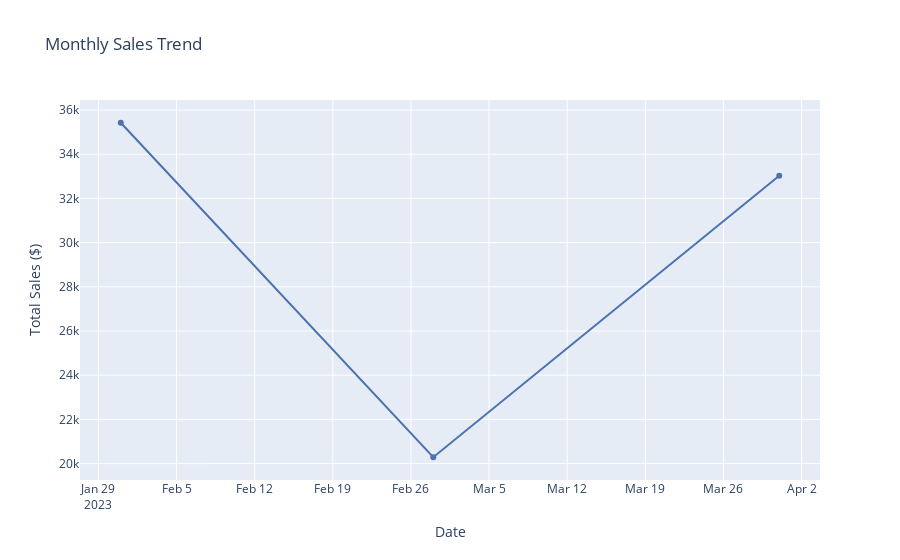
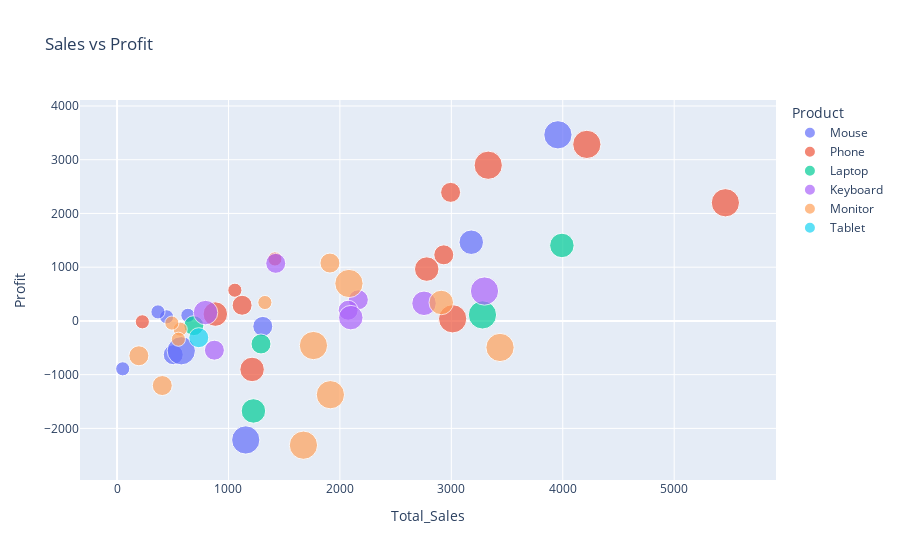
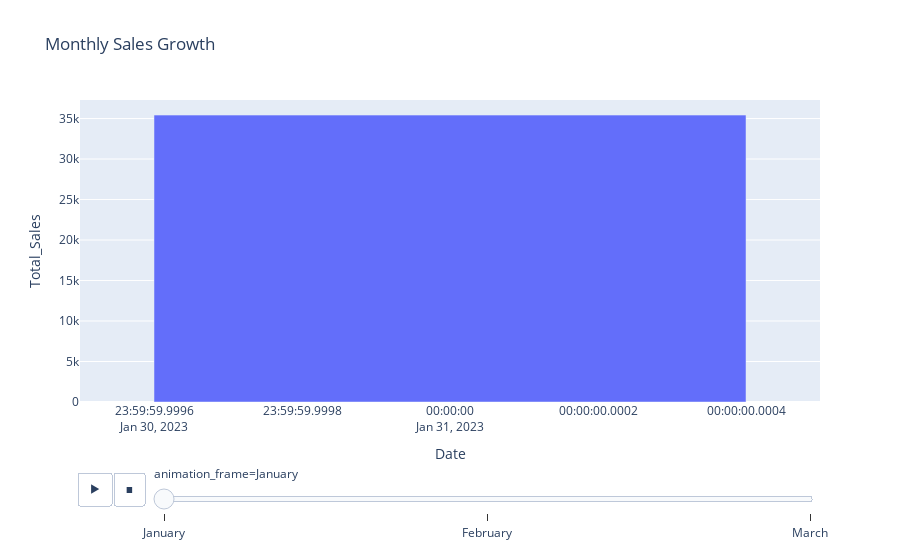

Source (notebook cell) for these figures, in order:
### Code cell
# Q1: Most Profitable Product
best_product = df.groupby("Product")["Profit"].sum().idxmax()
#print(f"Most Profitable Product: {best_product}")

# Q2: Regional Profit Margins
regional_margin = df.groupby("Region").agg({
    "Total_Sales": "sum",
    "Profit": "sum",
    "Profit_Margin": "mean"
}).round(2)
#print("\n Regional Profit Margin")
#print(regional_margin)

# Q3: Monthly Sales Trend
# Convert Date to datetime and set as index
df["Date"] = pd.to_datetime(df["Date"])

# Resample to monthly totals
monthly_sales = df.set_index("Date").resample('ME').agg({
    "Total_Sales": "sum",
    "Profit": "sum"
})



# Visualizations

# Linechart Monthly Trend
fig1 = px.line(
    monthly_sales.reset_index(),
    x="Date",
    y="Total_Sales",
    title="Monthly Sales Trend",
    labels={"Total_Sales": "Total Sales ($)"},
    markers=True
)
fig1.update_traces(line_color="#4C72B0", line_width=2)
fig1.update_layout(hovermode="x unified")
fig1.show()

# Interactive scatter plot (Sales vs Profit)
fig2 = px.scatter(
    df,
    x="Total_Sales",
    y="Profit",
    color="Product",
    size="Quantity",
    hover_data=["Region", "Date"],
    title="Sales vs Profit"
)
fig2.show()

# Animated monthly sales
fig3= px.bar(
    monthly_sales,
    x=monthly_sales.index,
    y="Total_Sales",
    animation_frame=monthly_sales.index.month_name(),
    title="Monthly Sales Growth"
)
fig3.show()

# Combined Charts (Matplotlib)
fig, ax1= plt.subplots(figsize=(10,6))

# Bar Chart - Monthly Sales
monthly_sales["Total_Sales"].plot(
    kind="bar",
    color="skyblue",
    ax=ax1,
    label="Sales"
)
ax1.set_ylabel("Sales ($)")

# Line Chart - Profit Margin
ax2 = ax1.twinx()
monthly_sales["Profit"].plot(
    kind="line",
    marker="o",
    color="coral",
    ax=ax2,
    label="Profit"
)
ax2.set_ylabel("Profit ($)")

plt.title("Monthly Sales & Profit")
fig.legend(loc="upper left")
plt.show()

### Figure 1 — Plotly figure (JSON) as saved in the notebook; plotly's stock layout.template omitted (floating-point values rounded to 4 significant figures)
{"data": [{"hovertemplate": "Date=%{x}<br>Total Sales ($)=%{y}<extra></extra>", "legendgroup": "", "line": {"color": "#4C72B0", "dash": "solid", "width": 2}, "marker": {"symbol": "circle"}, "mode": "lines+markers", "name": "", "orientation": "v", "showlegend": false, "type": "scatter", "x": ["2023-01-31T00:00:00.000000000", "2023-02-28T00:00:00.000000000", "2023-03-31T00:00:00.000000000"], "xaxis": "x", "y": [35430.0, 20290.0, 33020.0], "yaxis": "y"}], "layout": {"hovermode": "x unified", "legend": {"tracegroupgap": 0}, "title": {"text": "Monthly Sales Trend"}, "xaxis": {"anchor": "y", "domain": [0, 1], "title": {"text": "Date"}}, "yaxis": {"anchor": "x", "domain": [0, 1], "title": {"text": "Total Sales ($)"}}}}

### Figure 2 — Plotly figure (JSON) as saved in the notebook; plotly's stock layout.template omitted (floating-point values rounded to 4 significant figures)
{"data": [{"customdata": [["East", "2023-02-21T00:00:00"], ["East", "2023-02-22T00:00:00"], ["North", "2023-03-05T00:00:00"], ["West", "2023-03-01T00:00:00"], ["West", "2023-01-21T00:00:00"], ["South", "2023-02-27T00:00:00"], ["West", "2023-03-21T00:00:00"], ["North", "2023-03-03T00:00:00"], ["South", "2023-03-03T00:00:00"], ["East", "2023-02-20T00:00:00"]], "hovertemplate": "Product=Mouse<br>Total_Sales=%{x}<br>Profit=%{y}<br>Quantity=%{marker.size}<br>Region=%{customdata[0]}<br>Date=%{customdata[1]}<extra></extra>", "legendgroup": "Mouse", "marker": {"color": "#636efa", "size": [2, 2, 1, 4, 1, 4, 1, 1, 4, 3], "sizemode": "area", "sizeref": 0.01, "symbol": "circle"}, "mode": "markers", "name": "Mouse", "orientation": "v", "showlegend": true, "type": "scatter", "x": [504.1, 1308.0, 444.6, 3957.0, 50.75, 1155.0, 367.2, 635.6, 576.4, 3179.0], "xaxis": "x", "y": [-628.6, -102.0, 76.38, 3463.0, -891.6, -2215.0, 167.5, 104.4, -555.6, 1464.0], "yaxis": "y"}, {"customdata": [["South", "2023-01-15T00:00:00"], ["North", "2023-03-13T00:00:00"], ["North", "2023-01-21T00:00:00"], ["East", "2023-03-28T00:00:00"], ["West", "2023-01-30T00:00:00"], ["West", "2023-01-02T00:00:00"], ["South", "2023-02-02T00:00:00"], ["South", "2023-03-30T00:00:00"], ["East", "2023-02-18T00:00:00"], ["North", "2023-02-11T00:00:00"], ["North", "2023-03-01T00:00:00"], ["West", "2023-01-03T00:00:00"], ["North", "2023-01-07T00:00:00"]], "hovertemplate": "Product=Phone<br>Total_Sales=%{x}<br>Profit=%{y}<br>Quantity=%{marker.size}<br>Region=%{customdata[0]}<br>Date=%{customdata[1]}<extra></extra>", "legendgroup": "Phone", "marker": {"color": "#EF553B", "size": [3, 4, 1, 1, 1, 4, 2, 4, 4, 3, 3, 2, 2], "sizemode": "area", "sizeref": 0.01, "symbol": "circle"}, "mode": "markers", "name": "Phone", "orientation": "v", "showlegend": true, "type": "scatter", "x": [2779.0, 3331.0, 1417.0, 1057.0, 227.0, 5460.0, 1122.0, 3012.0, 4216.0, 1212.0, 882.1, 2993.0, 2932.0], "xaxis": "x", "y": [964.5, 2897.0, 1152.0, 571.2, -16.6, 2199.0, 291.2, 39.36, 3285.0, -902.8, 127.0, 2392.0, 1230.0], "yaxis": "y"}, {"customdata": [["South", "2023-03-02T00:00:00"], ["West", "2023-01-02T00:00:00"], ["East", "2023-03-03T00:00:00"], ["North", "2023-01-21T00:00:00"], ["East", "2023-03-30T00:00:00"]], "hovertemplate": "Product=Laptop<br>Total_Sales=%{x}<br>Profit=%{y}<br>Quantity=%{marker.size}<br>Region=%{customdata[0]}<br>Date=%{customdata[1]}<extra></extra>", "legendgroup": "Laptop", "marker": {"color": "#00cc96", "size": [2, 3, 3, 2, 4], "sizemode": "area", "sizeref": 0.01, "symbol": "circle"}, "mode": "markers", "name": "Laptop", "orientation": "v", "showlegend": true, "type": "scatter", "x": [688.9, 3992.0, 1224.0, 1292.0, 3279.0], "xaxis": "x", "y": [-88.24, 1404.0, -1675.0, -429.3, 112.3], "yaxis": "y"}, {"customdata": [["West", "2023-03-24T00:00:00"], ["North", "2023-01-03T00:00:00"], ["North", "2023-01-22T00:00:00"], ["West", "2023-02-24T00:00:00"], ["North", "2023-03-05T00:00:00"], ["East", "2023-02-20T00:00:00"], ["West", "2023-01-04T00:00:00"], ["West", "2023-03-01T00:00:00"]], "hovertemplate": "Product=Keyboard<br>Total_Sales=%{x}<br>Profit=%{y}<br>Quantity=%{marker.size}<br>Region=%{customdata[0]}<br>Date=%{customdata[1]}<extra></extra>", "legendgroup": "Keyboard", "marker": {"color": "#ab63fa", "size": [3, 2, 4, 2, 3, 2, 2, 3], "sizemode": "area", "sizeref": 0.01, "symbol": "circle"}, "mode": "markers", "name": "Keyboard", "orientation": "v", "showlegend": true, "type": "scatter", "x": [2755.0, 1424.0, 3298.0, 2166.0, 794.2, 873.7, 2074.0, 2098.0], "xaxis": "x", "y": [327.9, 1072.0, 556.0, 393.3, 155.0, -545.0, 198.9, 61.11], "yaxis": "y"}, {"customdata": [["West", "2023-03-16T00:00:00"], ["North", "2023-03-16T00:00:00"], ["North", "2023-03-29T00:00:00"], ["West", "2023-01-24T00:00:00"], ["East", "2023-03-29T00:00:00"], ["North", "2023-02-07T00:00:00"], ["North", "2023-03-17T00:00:00"], ["West", "2023-02-28T00:00:00"], ["North", "2023-01-15T00:00:00"], ["North", "2023-02-16T00:00:00"], ["West", "2023-03-14T00:00:00"], ["East", "2023-02-08T00:00:00"], ["North", "2023-01-18T00:00:00"]], "hovertemplate": "Product=Monitor<br>Total_Sales=%{x}<br>Profit=%{y}<br>Quantity=%{marker.size}<br>Region=%{customdata[0]}<br>Date=%{customdata[1]}<extra></extra>", "legendgroup": "Monitor", "marker": {"color": "#FFA15A", "size": [1, 2, 4, 2, 4, 1, 1, 4, 4, 4, 2, 1, 3], "sizemode": "area", "sizeref": 0.01, "symbol": "circle"}, "mode": "markers", "name": "Monitor", "orientation": "v", "showlegend": true, "type": "scatter", "x": [1327.0, 1911.0, 1915.0, 405.9, 2081.0, 566.6, 491.9, 1763.0, 3437.0, 1673.0, 195.8, 550.4, 2909.0], "xaxis": "x", "y": [342.8, 1077.0, -1373.0, -1203.0, 696.5, -153.2, -40.29, -458.2, -493.8, -2313.0, -648.9, -340.8, 343.2], "yaxis": "y"}, {"customdata": [["West", "2023-01-22T00:00:00"]], "hovertemplate": "Product=Tablet<br>Total_Sales=%{x}<br>Profit=%{y}<br>Quantity=%{marker.size}<br>Region=%{customdata[0]}<br>Date=%{customdata[1]}<extra></extra>", "legendgroup": "Tablet", "marker": {"color": "#19d3f3", "size": [2], "sizemode": "area", "sizeref": 0.01, "symbol": "circle"}, "mode": "markers", "name": "Tablet", "orientation": "v", "showlegend": true, "type": "scatter", "x": [733.5], "xaxis": "x", "y": [-312.4], "yaxis": "y"}], "layout": {"legend": {"itemsizing": "constant", "title": {"text": "Product"}, "tracegroupgap": 0}, "title": {"text": "Sales vs Profit"}, "xaxis": {"anchor": "y", "domain": [0, 1], "title": {"text": "Total_Sales"}}, "yaxis": {"anchor": "x", "domain": [0, 1], "title": {"text": "Profit"}}}}

### Figure 3 — Plotly figure (JSON) as saved in the notebook; plotly's stock layout.template omitted (floating-point values rounded to 4 significant figures)
{"data": [{"hovertemplate": "animation_frame=January<br>Date=%{x}<br>Total_Sales=%{y}<extra></extra>", "legendgroup": "", "marker": {"color": "#636efa", "pattern": {"shape": ""}}, "name": "", "orientation": "v", "showlegend": false, "textposition": "auto", "type": "bar", "x": ["2023-01-31T00:00:00.000000000"], "xaxis": "x", "y": [35430.0], "yaxis": "y"}], "layout": {"barmode": "relative", "legend": {"tracegroupgap": 0}, "sliders": [{"active": 0, "currentvalue": {"prefix": "animation_frame="}, "len": 0.9, "pad": {"b": 10, "t": 60}, "steps": [{"args": [["January"], {"frame": {"duration": 0, "redraw": true}, "fromcurrent": true, "mode": "immediate", "transition": {"duration": 0, "easing": "linear"}}], "label": "January", "method": "animate"}, {"args": [["February"], {"frame": {"duration": 0, "redraw": true}, "fromcurrent": true, "mode": "immediate", "transition": {"duration": 0, "easing": "linear"}}], "label": "February", "method": "animate"}, {"args": [["March"], {"frame": {"duration": 0, "redraw": true}, "fromcurrent": true, "mode": "immediate", "transition": {"duration": 0, "easing": "linear"}}], "label": "March", "method": "animate"}], "x": 0.1, "xanchor": "left", "y": 0, "yanchor": "top"}], "title": {"text": "Monthly Sales Growth"}, "updatemenus": [{"buttons": [{"args": [null, {"frame": {"duration": 500, "redraw": true}, "fromcurrent": true, "mode": "immediate", "transition": {"duration": 500, "easing": "linear"}}], "label": "&#9654;", "method": "animate"}, {"args": [[null], {"frame": {"duration": 0, "redraw": true}, "fromcurrent": true, "mode": "immediate", "transition": {"duration": 0, "easing": "linear"}}], "label": "&#9724;", "method": "animate"}], "direction": "left", "pad": {"r": 10, "t": 70}, "showactive": false, "type": "buttons", "x": 0.1, "xanchor": "right", "y": 0, "yanchor": "top"}], "xaxis": {"anchor": "y", "domain": [0, 1], "title": {"text": "Date"}}, "yaxis": {"anchor": "x", "domain": [0, 1], "title": {"text": "Total_Sales"}}}}
